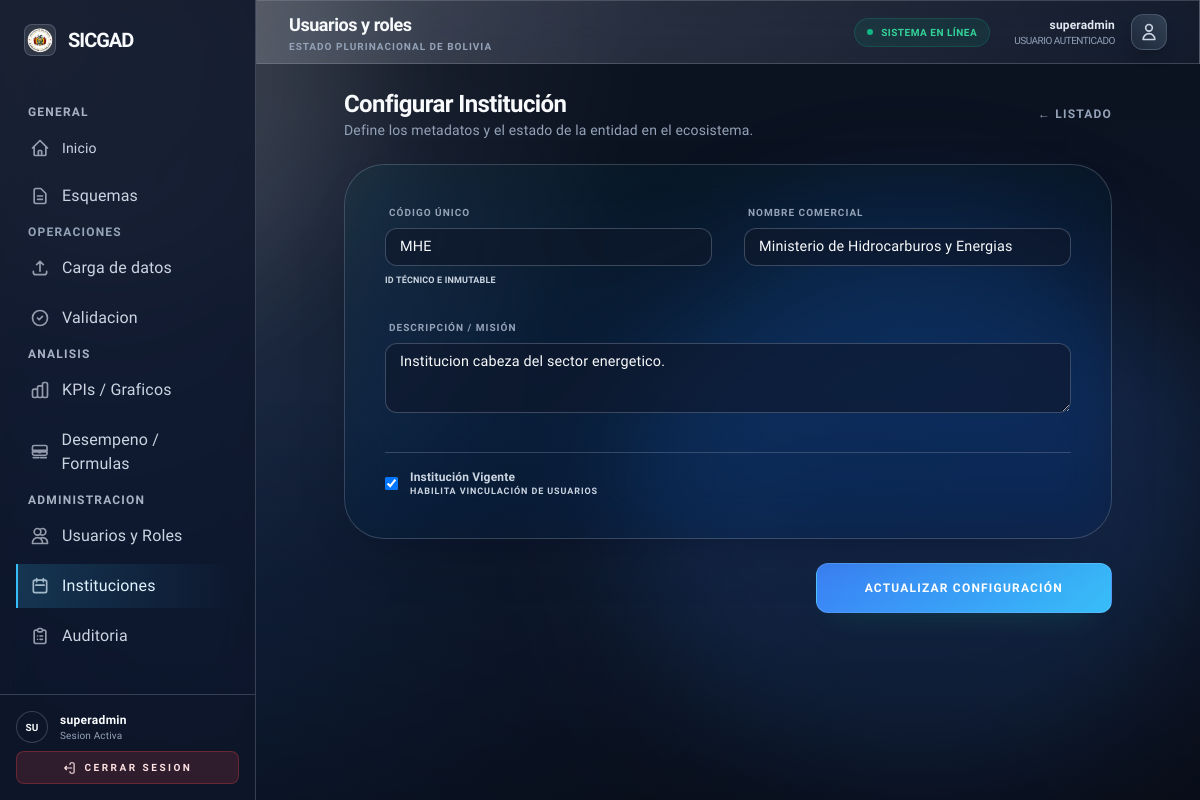
The app's page /accounts/institutions/1/edit/ (signed in) with its own data.
### accounts/models.py (models this page shows, shortened)
class Institution(models.Model):
    code = models.CharField(max_length=20, unique=True)
    name = models.CharField(max_length=255)
    description = models.TextField(blank=True)
    is_active = models.BooleanField(default=True)
    created_at = models.DateTimeField(auto_now_add=True)
    updated_at = models.DateTimeField(auto_now=True)
    class Meta:
        ordering = ["code"]

### accounts/views.py (the view)
# urls.py: path("institutions/<int:institution_id>/edit/", institution_edit, name="institution_edit"),
@admin_required
def institution_edit(request, institution_id):
    institution = get_object_or_404(Institution, pk=institution_id)
    if request.method == "POST":
        form = InstitutionForm(request.POST, instance=institution)
        if form.is_valid():
            form.save()
            return redirect("accounts:institution_list")
    else:
        form = InstitutionForm(instance=institution)
    return render(
        request,
        "accounts/institution_form.html",
        {"form": form, "institution": institution},
    )

### accounts/forms.py
class InstitutionForm(forms.ModelForm):
    class Meta:
        model = Institution
        fields = ["code", "name", "description", "is_active"]
        widgets = {
            "code": forms.TextInput(
                attrs={
                    "class": "w-full px-2 py-1 rounded bg-slate-900 border border-slate-700 text-xs",
                }
            ),
            "name": forms.TextInput(
                attrs={
                    "class": "w-full px-2 py-1 rounded bg-slate-900 border border-slate-700 text-xs",
                }
            ),
            "description": forms.Textarea(
                attrs={
                    "class": "w-full px-2 py-1 rounded bg-slate-900 border border-slate-700 text-xs",
                    "rows": 3,
                }
            ),
        }

### ingest/file_cleanup.py (called while the page is built, shortened)
def format_bytes(num_bytes: int) -> str:
    units = ["B", "KB", "MB", "GB", "TB"]
    value = float(num_bytes)
    for unit in units:
        if value < 1024 or unit == units[-1]:
            return f"{value:.2f} {unit}"
        value /= 1024
    return f"{num_bytes} B"

def _cleanup_instance_raw_files(*, cutoff, apply_changes: bool, keep_ids: set[int]):
    queryset = (
        DatasetInstance.objects.filter(
            state__in=[DatasetInstance.STATE_PUBLISHED, DatasetInstance.STATE_LOCKED],
            updated_at__lt=cutoff,
        )
        .exclude(raw_file="")
        .filter(raw_file__isnull=False)
        .exclude(pk__in=keep_ids)
        .filter(published_points__isnull=False)
        .distinct()
    )
    removed_count = 0
    removed_bytes = 0
    return {"count": removed_count, "bytes": removed_bytes}

def _cleanup_historical_source_files(*, cutoff, apply_changes: bool, keep_ids: set[int]):
    pending_states = [
        DatasetInstance.STATE_DRAFT,
        DatasetInstance.STATE_SUBMITTED,
        DatasetInstance.STATE_VALIDATED_L1,
        DatasetInstance.STATE_VALIDATED_L2,
    ]
    queryset = (
        HistoricalImportBatch.objects.filter(
            status__in=[
                HistoricalImportBatch.STATUS_DONE,
                HistoricalImportBatch.STATUS_FAILED,
            ],
            created_at__lt=cutoff,
        )
        .exclude(source_file="")
        .filter(source_file__isnull=False)
        .exclude(pk__in=keep_ids)
        .exclude(instances__state__in=pending_states)
        .distinct()
    )
    removed_count = 0
    removed_bytes = 0
    return {"count": removed_count, "bytes": removed_bytes}

### templates/accounts/institution_form.html (shortened to what this page needs)
{% extends "base.html" %}
{% block content %}
<div class="max-w-3xl mx-auto space-y-6 fade-in">
    <div class="flex flex-col md:flex-row md:items-center justify-between gap-4 mb-2">
        <div>
            <h2 class="text-2xl font-header font-bold text-white tracking-tight">{% if institution %}Configurar Institución{% else %}Registrar Institución{% endif %}</h2>
            <p class="text-slate-500 text-sm">Define los metadatos y el estado de la entidad en el ecosistema.</p>
        </div>
        <a href="{% url 'accounts:institution_list' %}" class="text-xs font-bold text-slate-500 hover:text-white uppercase tracking-widest transition-colors flex items-center gap-2">
             ← Listado
        </a>
    </div>
    <form method="post" class="space-y-6">
        <div class="glass-card rounded-[2.5rem] p-10 border-white/5 space-y-8 bg-gradient-to-br from-emerald-500/5 to-transparent">
            <div class="grid md:grid-cols-2 gap-8">
                <div class="space-y-2">
                    <label class="block text-[10px] font-black text-slate-500 uppercase tracking-widest ml-1">Código Único</label>
                    {{ form.code }}
                    <p class="text-[9px] text-slate-600 font-bold uppercase mt-1">ID técnico e inmutable</p>
                </div>
                <div class="space-y-2">
                    <label class="block text-[10px] font-black text-slate-500 uppercase tracking-widest ml-1">Nombre Comercial</label>
                    {{ form.name }}
                </div>
            </div>
            <div class="space-y-2">
                <label class="block text-[10px] font-black text-slate-500 uppercase tracking-widest ml-1">Descripción / Misión</label>
                {{ form.description }}
            </div>
            <div class="pt-4 border-t border-white/5">
                <label class="flex items-center gap-3 cursor-pointer group w-fit">
                    <div class="relative items-center flex">
                        {{ form.is_active }}
                    </div>
                    <div>
                        <span class="block text-xs font-bold text-slate-300 group-hover:text-white transition-colors">Institución Vigente</span>
                        <span class="block text-[9px] text-slate-600 font-bold uppercase tracking-widest">Habilita vinculación de usuarios</span>
                    </div>
                </label>
            </div>
        </div>
        <div class="flex justify-end gap-3 items-center">
            <button type="submit" class="btn-primary glow-emerald px-12 py-4 text-xs font-black uppercase tracking-widest">
                {% if institution %}Actualizar Configuración{% else %}Registrar Institución{% endif %}
            </button>
        </div>
    </form>
</div>
{% endblock %}

### templates/partials/sidebar.html (shortened to what this page needs)
{% load static %}
<aside class='w-64 sidebar border-r border-white/10 hidden lg:flex flex-col h-screen sticky top-0 z-50'>
  <div class='p-6 flex items-center gap-3'>
    <div class="w-8 h-8 rounded-lg bg-white/10 flex items-center justify-center border border-white/20 overflow-hidden">
      <img src="{% static 'escudo.png' %}" alt="Escudo Bolivia" class="w-7 h-7 object-contain" />
    </div>
    {% url 'landing' as landing_url %}
    <a href='{{ landing_url }}'
      class='text-xl font-header tracking-tighter text-white hover:text-blue-600 transition-colors'>
      SICGAD
    </a>
  </div>
  <nav class='flex-1 px-4 py-2 space-y-1.5 overflow-y-auto custom-scrollbar'>
    {% url 'home' as home_url %}
    {% url 'schemas:schema_list' as schemas_url %}
    {% url 'ingest:upload' as ingest_url %}
    {% url 'ingest:upload_history' as ingest_history_url %}
    {% url 'validation:inbox' as validation_url %}
    {% url 'accounts:admin_user_list' as users_url %}
    {% url 'accounts:institution_list' as institutions_url %}
    {% url 'audit:log_list' as audit_url %}
    {% url 'performance:formulas' as performance_url %}
    <div class="text-xs font-bold uppercase tracking-widest text-slate-400 px-3 mt-4 mb-2">General</div>
    <a href='{{ home_url }}'
      class='sidebar-link flex items-center gap-3 px-3 py-2.5 transition-all group text-sm {% if request.path == home_url %}active{% endif %}'>
      <span class="font-medium">Inicio</span>
    </a>
    <a href='{{ schemas_url }}'
      class='sidebar-link flex items-center gap-3 px-3 py-2.5 transition-all group {% if request.path|slice:":9" == "/schemas/" %}active{% endif %}'>
      <span class="font-medium">Esquemas</span>
    </a>
    <div class="text-xs font-bold uppercase tracking-widest text-slate-500 px-3 mt-6 mb-2">Operaciones</div>
    {% if is_admin or is_loader %}
    <a href='{% if is_admin %}{{ ingest_history_url }}{% else %}{{ ingest_url }}{% endif %}'
      class='sidebar-link flex items-center gap-3 px-3 py-2.5 transition-all group {% if request.path|slice:":8" == "/ingest/" %}active{% endif %}'>
      <svg class="w-5 h-5 opacity-70 group-hover:opacity-100 transition-opacity" fill="none" stroke="currentColor" viewBox="0 0 24 24">
        <path stroke-linecap="round" stroke-linejoin="round" stroke-width="2" d="M4 16v1a3 3 0 003 3h10a3 3 0 003-3v-1m-4-8l-4-4m0 0L8 8m4-4v12"></path>
      </svg>
      <span class="font-medium">Carga de datos</span>
    </a>
    {% endif %}
    {% if is_validator or is_admin or is_loader %}
    <a href='{% if is_validator or is_admin %}{{ validation_url }}{% else %}{{ ingest_history_url }}{% endif %}'
      class='sidebar-link flex items-center gap-3 px-3 py-2.5 transition-all group {% if request.path|slice:":10" == "/validate/" or request.path == ingest_history_url and is_loader %}active{% endif %}'>
      <svg class="w-5 h-5 opacity-70 group-hover:opacity-100 transition-opacity" fill="none" stroke="currentColor" viewBox="0 0 24 24">
        <path stroke-linecap="round" stroke-linejoin="round" stroke-width="2" d="M9 12l2 2 4-4m6 2a9 9 0 11-18 0 9 9 0 0118 0z"></path>
      </svg>
      <span class="font-medium">Validacion</span>
    </a>
    {% endif %}
    <div class="text-xs font-bold uppercase tracking-widest text-slate-400 px-3 mt-6 mb-2">Analisis</div>
    <a href='{% url "kpis_charts" %}'
      class='sidebar-link flex items-center gap-3 px-3 py-2.5 transition-all group {% if request.path|slice:":6" == "/kpis/" %}active{% endif %}'>
      <span class="font-medium">KPIs / Graficos</span>
    </a>
    {% if is_admin %}
    <a href='{{ performance_url }}'
      class='sidebar-link flex items-center gap-3 px-3 py-2.5 transition-all group {% if request.path|slice:":12" == "/performance/" %}active{% endif %}'>
      <span class="font-medium">Desempeno / Formulas</span>
    </a>
    {% endif %}
    {% if is_admin %}
    <div class="text-xs font-bold uppercase tracking-widest text-slate-400 px-3 mt-6 mb-2">Administracion</div>
    <a href='{{ users_url }}'
      class='sidebar-link flex items-center gap-3 px-3 py-2.5 transition-all group {% if request.path|slice:":15" == "/accounts/users" %}active{% endif %}'>
      <span class="font-medium">Usuarios y Roles</span>
    </a>
    <a href='{{ institutions_url }}'
      class='sidebar-link flex items-center gap-3 px-3 py-2.5 transition-all group {% if request.path|slice:":23" == "/accounts/institutions/" %}active{% endif %}'>
      <svg class="w-5 h-5 opacity-70 group-hover:opacity-100 transition-opacity" fill="none" stroke="currentColor" viewBox="0 0 24 24">
        <path stroke-linecap="round" stroke-linejoin="round" stroke-width="2" d="M8 7V3m8 4V3m-9 8h10m-11 9h12a2 2 0 002-2V7a2 2 0 00-2-2H6a2 2 0 00-2 2v11a2 2 0 002 2z"/>
      </svg>
      <span class="font-medium">Instituciones</span>
    </a>
    {% endif %}
    <a href='{{ audit_url }}'
      class='sidebar-link flex items-center gap-3 px-3 py-2.5 transition-all group {% if request.path|slice:":7" == "/audit/" %}active{% endif %}'>
      <span class="font-medium">Auditoria</span>
    </a>
  </nav>
  <div class="p-4 border-t border-white/5 bg-slate-950/20">
    <div class="flex items-center gap-3 mb-2">
      <div class="w-8 h-8 rounded-full bg-slate-800 border border-white/10 flex items-center justify-center text-[10px] font-bold uppercase text-white">
        {{ request.user.username|slice:":2" }}
      </div>
      <div class="flex-1 min-w-0">
        <p class="text-xs font-semibold text-white truncate font-heading tracking-wide">{{ request.user.username }}</p>
        <p class="text-[10px] text-slate-500 truncate">Sesion Activa</p>
      </div>
    </div>
    <form method='post' action='{% url "logout" %}'>
      <button type='submit'
        class='w-full flex items-center justify-center gap-2 px-3 py-2 rounded-lg text-[10px] font-bold uppercase tracking-[0.25em] text-red-100 bg-red-500/15 border border-red-500/30 shadow-[0_10px_24px_-18px_rgba(239,68,68,0.8)] transition hover:bg-red-500/25 hover:border-red-400 focus:outline-none focus-visible:ring-2 focus-visible:ring-red-400/60'>
        <svg class="h-3.5 w-3.5" fill="none" stroke="currentColor" viewBox="0 0 24 24" aria-hidden="true">
          <path stroke-linecap="round" stroke-linejoin="round" stroke-width="2" d="M15 12H3m0 0l3-3m-3 3l3 3m6-9V5a2 2 0 012-2h3a2 2 0 012 2v14a2 2 0 01-2 2h-3a2 2 0 01-2-2v-1" />
        </svg>
        Cerrar sesion
      </button>
    </form>
  </div>
</aside>

### templates/partials/topbar.html (shortened to what this page needs)
<header class='h-16 glass-effect border-b border-white/5 flex items-center justify-between px-8 sticky top-0 z-40'>
  <div class='flex items-center gap-4'>
    <div class="flex flex-col">
        <h1 class='text-lg font-header font-bold tracking-tight text-white'>
        {{ current_section|default:"Inicio" }}
        </h1>
        <p class="text-[10px] text-slate-500 uppercase tracking-widest font-bold">Estado Plurinacional de Bolivia</p>
    </div>
  </div>
  <div class='flex items-center gap-6'>
    <div class="hidden md:flex items-center gap-2 px-3 py-1.5 rounded-full bg-emerald-500/10 border border-emerald-500/20">
        <div class="w-1.5 h-1.5 rounded-full bg-emerald-500 animate-pulse"></div>
        <span class="text-[10px] font-bold text-emerald-400 uppercase tracking-wider">Sistema en línea</span>
    </div>
    {% if request.user.is_authenticated %}
      <div class='flex items-center gap-4'>
        <div class="flex flex-col items-end">
            <span class='text-xs font-semibold text-slate-200'>{{ request.user.get_full_name|default:request.user.username }}</span>
            <span class="text-[10px] text-slate-500 uppercase tracking-tighter">{{ role|default:"Usuario Autenticado" }}</span>
        </div>
        <div class="w-9 h-9 rounded-xl bg-gradient-to-tr from-slate-800 to-slate-700 border border-white/10 flex items-center justify-center shadow-lg">
            <svg class="w-5 h-5 text-slate-300" fill="none" stroke="currentColor" viewBox="0 0 24 24"><path stroke-linecap="round" stroke-linejoin="round" stroke-width="2" d="M16 7a4 4 0 11-8 0 4 4 0 018 0zM12 14a7 7 0 00-7 7h14a7 7 0 00-7-7z"></path></svg>
        </div>
      </div>
    {% endif %}
  </div>
</header>

### static/css/app.css (style rules this page uses)
body { font-family: 'Source Sans 3', sans-serif; }

### records on screen
Institution: code "MHE", name "Ministerio de Hidrocarburos y Energias", description "Institucion cabeza del sector energetico.", is_active "☑"

### other values on screen
{{ request.user.username|slice:":2" }} "SU"
{{ request.user.username }} "superadmin"
{{ current_section|default:"Inicio" }} "Usuarios y roles"
{{ request.user.get_full_name|default:request.user.username }} "superadmin"
{{ role|default:"Usuario Autenticado" }} "USUARIO AUTENTICADO"
